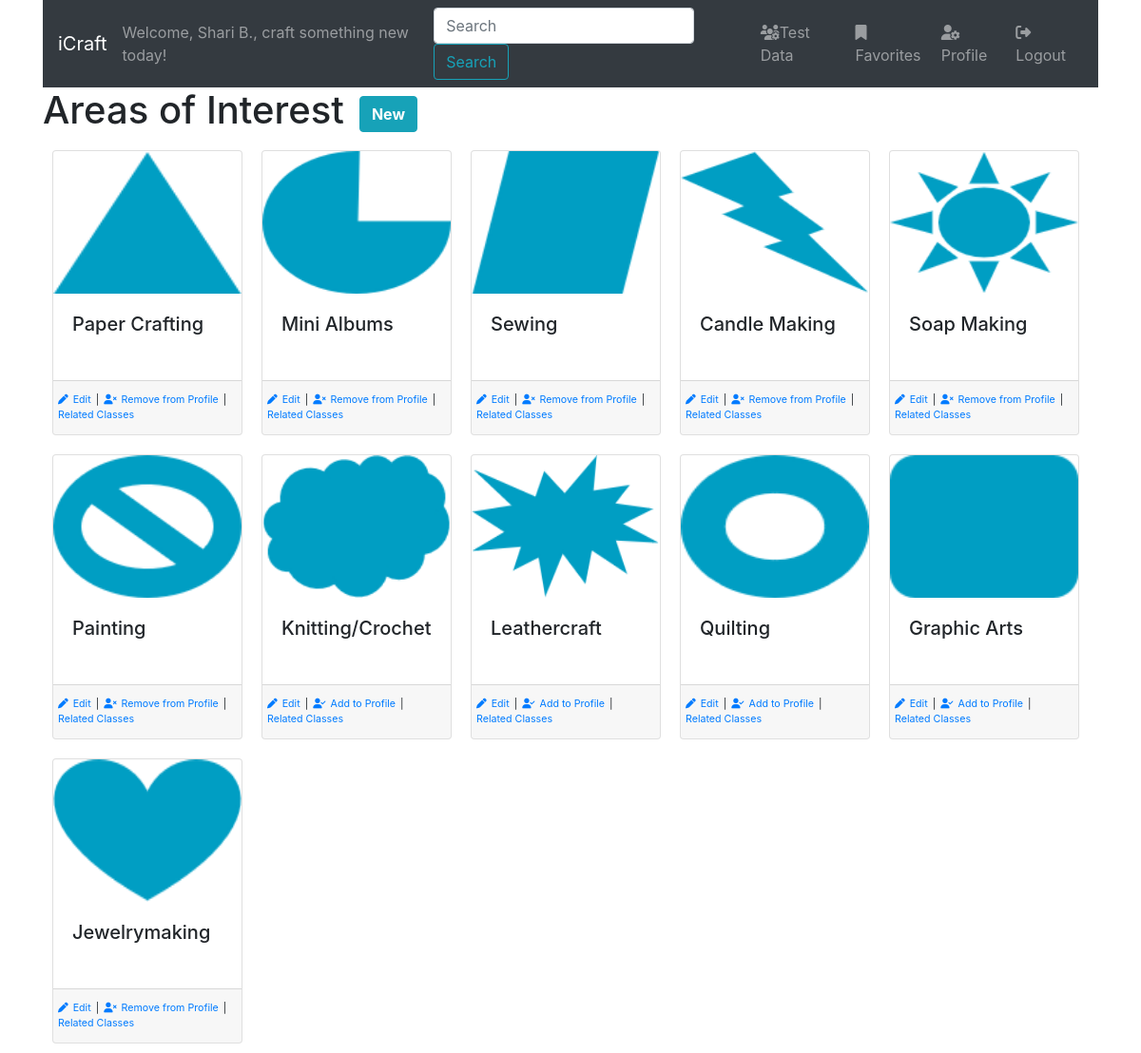
The app's page /classes/interests (signed in), older data.
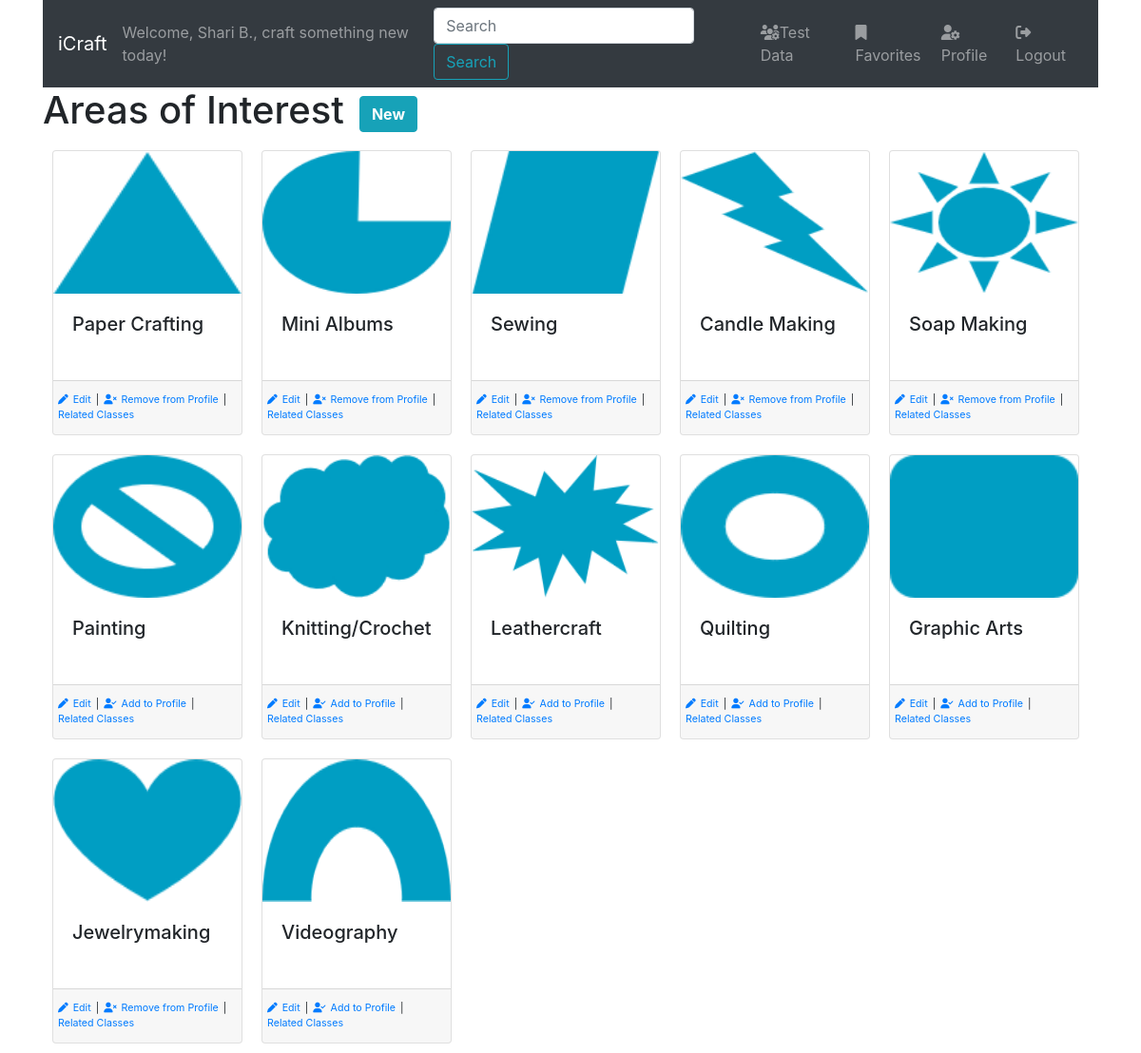
The same page, newer data.
### classes/models.py (models this page shows, shortened)
class Interest(models.Model):
    name = models.CharField(max_length=50)
    description =  models.TextField(blank=True)
    created_at = models.DateTimeField(auto_now_add = True)
    updated_at = models.DateTimeField(auto_now = True)

### classes/views.py (the view)
# urls.py: path('interests', views.interests, name="interests"),
def interests(request):
    if (not 'user_id' in request.session.keys()) or (request.session['user_id'] == ''):
        return redirect('/')
    user = User.objects.get(id=request.session['user_id'])
    interests = Interest.objects.all()
    context = {
        'user': user,
        'areas_of_interest' : interests,
    }
    return render(request, 'classes/interests.html', context)

### login_app/models.py (called while the page is built)
    def first_name_last_initial(self):
        return f'{self.first_name} {self.last_name[0]}.'

### classes/templates/classes/interests.html
{% extends 'classes/base.html' %}
{% block content %}
    <div class="header d-flex align-items-center">
        <h1 class="mr-3">Areas of Interest</h1>
        <a href="{% url 'classes:get_interest' %}" class="btn btn-info" role="button" style="font-weight:bold;">New</a>
    </div>
    {% include 'classes/card-interest.html' %}
{% endblock content %}

### classes/templates/classes/card-interest.html
{% load static %}
<div class="container interests">
    <div class="row">
        {% for interest in areas_of_interest.all %}
        <div class="card interest">
            <img src="{% get_static_prefix %}classes/images/interests{{ interest.id }}-selected.png" class="card-img-top" alt="{{ interest.name }}" title="{{ interest.name }}"></a>
            <div class="card-body">
                <h5 class="card-title">{{ interest.name }}</h5>
            </div>
            <div class="card-footer">
                <ul class="actions">
                    <li class="action">
                        <a href="{% url 'classes:update_interest' interest_id=interest.id %}">
                            <i class="fas fa-pen"></i>Edit
                        </a>
                    </li>
                    {% if interest in user.profile.areas_of_interest.all %}
                    <li class="action" title="Not interested. Remove from my profile.">
                        <a href="{% url 'classes:remove_interest' interest_id=interest.id %}">
                            <i class="fas fa-user-times"></i>Remove from Profile
                        </a>
                    </li>
                    {% else %}
                    <li class="action" title="I like this area. Add it to my bio.">
                        <a href="{% url 'classes:add_interest' interest_id=interest.id %}">
                            <i class="fas fa-user-check"></i>Add to Profile
                        </a>
                    </li>
                    {% endif %}
                    <li class="action">
                        <a href="{% url 'classes:interest_classes' interest_id=interest.id %}">
                            Related Classes
                        </a>
                    </li>
                </ul>
            </div>
        </div>
        {% endfor %}
    </div>
</div>

Row changes from the older to the newer data that the page shows:
computed for Interest "Painting": text "Remove from Profile" → "Add to Profile"
added Interest: shows a picture, name "Videography", shows "Add to Profile"
